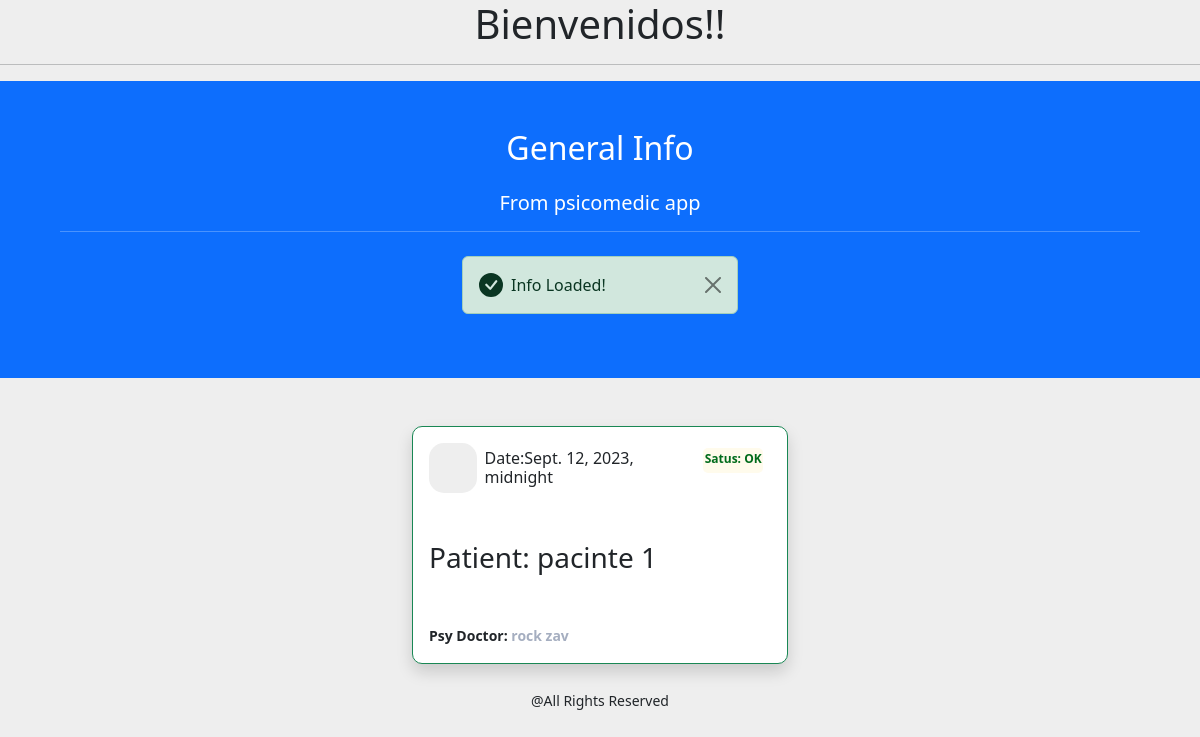
/psicomedic/appointments/1, run on the app's committed database.
### psicomedic/models.py (models this page shows, shortened)
class Appointment(models.Model):
    date_app = models.DateTimeField(blank=True, null=True)
    title = models.CharField(max_length=255)
    patient = models.ForeignKey(Patient, models.PROTECT, related_name="appointments")
    psychologist = models.ForeignKey(Psychologist, models.PROTECT,related_name="appointments")
    created_at = models.DateTimeField(auto_now_add=True)

class Patient(models.Model):
    first_name = models.CharField(max_length=255, unique=True)
    last_name = models.CharField(max_length=255, unique=True)
    birthdate = models.DateTimeField(null=False)
    email = models.EmailField(unique=True)
    phone = models.CharField(max_length=25)
    biography = models.CharField(max_length=5000, null=False)
    address = models.CharField(max_length=255)
    created_at = models.DateTimeField(auto_now_add=True)
    def __str__(self):
        return f"{self.first_name} {self.last_name}"

class Psychologist(models.Model):
    first_name = models.CharField(max_length=255, unique=True)
    last_name = models.CharField(max_length=255, unique=True)
    birthdate = models.DateTimeField(null=False)
    email = models.EmailField(unique=True)
    phone = models.CharField(max_length=25)
    created_at = models.DateTimeField(auto_now_add=True)
    def __str__(self):
        return f"{self.first_name} {self.last_name}"

### psicomedic/views.py (the view)
# urls.py: path("appointments/<int:id>", get_appointment),
def get_appointment(request, id):
    try:
        find_appointment =Appointment.objects.get(pk=id)
        context = {
            "appointments": [find_appointment]
        }
    except Appointment.DoesNotExist:
        find_appointment = ""
        context = {
            "appointments": find_appointment
        }
    template = loader.get_template("templates/appointment_psicomedic.html")
    return HttpResponse(template.render(context, request))

### templates/appointment_psicomedic.html (shortened to what this page needs)
<!DOCTYPE html>
{% extends "templates/base.html" %}
{% block head %}
<head>
  {% load bootstrap5 %}
  {% bootstrap_css %}
</head>
{% endblock head %}
{% block content %}
<div class="container-fluid">
    <div class="row justify-content-center">
        <div class="container-fluid p-5 bg-primary text-white text-center mb-5 row justify-content-center">
            <h2 class="text-center mb-4">General Info</h2>
            {% block title %}
            <h5>From psicomedic app<hr/></h5>
            {% endblock title %}
            {% if appointments %}
            <div class="custom-alert alert alert-success alert-dismissible fade show d-flex align-items-center col-3" role="alert">
                <svg class="bi flex-shrink-0 me-2" width="24" height="24" role="img" aria-label="Success:"><use xlink:href="#check-circle-fill"/></svg>
                <div>
                <span>Info Loaded!</span>
                </div>
                <button type="button" class="btn-close" data-bs-dismiss="alert" aria-label="Close"></button>
            </div>
            {% endif %}
        </div>
        <br>
        <br>
        <br>
        <br>
    {% for appointment in appointments %}
        <div class="col-md-4">
            <div class="card p-3 mb-2 border border-success shadow mb-4">
                <div class="d-flex justify-content-between">
                    <div class="d-flex flex-row align-items-center">
                        <div class="icon">  </div>
                        <div class="ms-2 c-details">
                            <h6 class="mb-0">Date:{{appointment.date_app}}</h6>
                        </div>
                    </div>
                    <div class="badge"> <span><p class="card-text" style="color: #006b1b"><b>Satus: OK</b></p></span> </div>
                </div>
                <div class="mt-5">
                    <h3 class="heading">Patient: {{appointment.patient}}</h3>
                    <div class="mt-5">
                        <div class="mt-3"> <span class="text1">Psy Doctor: <span class="text2">{{appointment.psychologist}}</span></span> </div>
                    </div>
                </div>
            </div>
        </div>
        <br>
    {% endfor %}
    <br>
    </div>
</div>
{% endblock content %}

### templates/appointment_psicomedic.html (style rules this page uses)
.card { border: none; border-radius: 10px }
.icon { width: 50px; height: 50px; background-color: #eee; border-radius: 15px; display: flex; align-items: center; justify-content: center; font-size: 39px }
.badge span { background-color: #fffbec; width: 60px; height: 25px; padding-bottom: 3px; border-radius: 5px; display: flex; color: #fed85d; justify-content: center; align-items: center }
.text1 { font-size: 14px; font-weight: 600 }
.text2 { color: #a5aec0 }

### data on the page
Appointment: date_app "Sept. 12, 2023, midnight", patient "pacinte 1", psychologist "rock zav"
